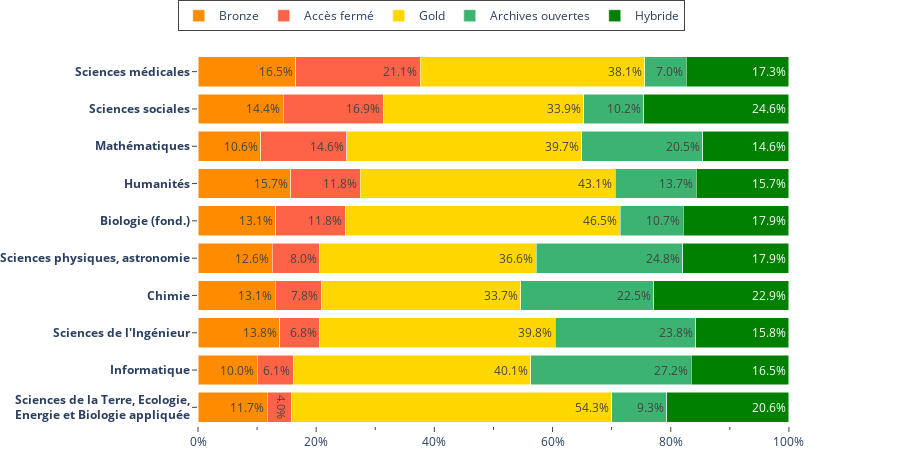

Notebook source saved alongside this figure:
### Code cell
colors = ["darkorange", "tomato",  "gold", "mediumseagreen", "green"]
legends = ['Bronze', 'Accès fermé', 'Gold', 'Archives ouvertes', 'Hybride']

# Le type de publication: ['bronze', 'closed', 'gold', 'green', 'hybrid']
type_publication_list = df_oa_discipline_global_type_perc.columns.values

# Le domaine de publication: ['Sciences de la Terre, Ecologie,\n Energie et Biologie appliquée', 'Mathématiques', ...]
# On 'convertit' la string en string HTML: en remplacant les '\n' par des '<br>' et ajoutant des balises de gras 
domain_publication_list = [domain.replace('\n', '<br>') for domain in df_oa_discipline_global_type_perc.index.values]
domain_publication_list = [f"<b>{domain}</b>" for domain in domain_publication_list]

fig = go.Figure()

# On traverse la DataFrame 'verticalement' par type de publications: ['bronze', 'closed', 'gold', 'green', 'hybrid']
for i, type_publi in enumerate(type_publication_list):
    
    # En X on a la valeur en pourcentages [0.08518519, 0.09183673469387756, 0.12742980561555076 ... ]
    x_list = df_oa_discipline_global_type_perc.loc[:, type_publi].values

    # En Y  on a le domaine de publication['Sciences de la Terre, Ecologie,\n Energie et Biologie appliquée', 'Mathématiques', ...]
    y_list = domain_publication_list

    # Infos supplémentaires: (nombre de publications pour ce type de publications, nombre total de publications pour ce domaine)
    # On utilise le même index, pour être sûr que les données sont alignés
    index = df_oa_discipline_global_type_perc.index
    custom_data  = np.stack([df_oa_discipline_global_type.loc[index, type_publi].values, df_oa_discipline_global_type.loc[index, "Total"].values], axis = -1)
    
    fig.add_trace(go.Bar(
        x = x_list,
        y = y_list,
        orientation = 'h',
        marker = dict(
            color = colors[i],
        ),
        
        # La légende
        name = legends[i], # ['Accès fermé', 'Libre éditeur', 'Gold', 'Archives ouvertes']

        # Infos supplémentaires: (nombre de publications pour ce type de publications, nombre total de publications pour ce domaine)
        customdata = custom_data,
        
        # L'affichage des infos supplémentaires au survol de la barre
        hovertemplate = '<b>%{y}</b>: %{customdata[1]} publications<br>' + f'<b>{legends[i]}</b>' + ': %{customdata[0]} publications (%{x})<extra></extra>',
        hoverlabel = dict(bgcolor ='#FFF'), # couleur de fond de la bulle

        # L'annotation du pourcentage sur la barre
        text = x_list,
        texttemplate= '%{text:.1%}',
        textposition= 'inside',
    
    ))

fig.update_layout(
    barmode='stack',
    template = "plotly_white",
    height = 450,
    # X-axis
    xaxis=dict(
        title_text = None,
        fixedrange = True,
        ticks = "outside",
        minor_ticks="outside",
        minor = dict(nticks=2), # Graduations tous les 10%
        tickformat = '.0%',
        showgrid=False,
        zeroline=False,
        showline=False,
    ),
    # Y-axis
    yaxis=dict(
        title_text= None,
        fixedrange = True,
        ticks = "outside",
        showgrid=False,
        zeroline=False,
        showline=False,
    ),
    # Legend
    showlegend= True,
    legend_title = None,
    legend = dict(
        orientation="h",
        traceorder = 'normal',
        yanchor = "middle",
        y= 1.10,
        xanchor= "center",
        x= 0.375,
        borderwidth=1
    ),
    # Margins
    margin=dict(t=0, b=0),
)

fig.show()

### Figure 1 — Plotly figure (JSON) as saved in the notebook; plotly's stock layout.template omitted (floating-point values rounded to 4 significant figures)
{"data": [{"customdata": [[29, 255], [28, 315], [57, 447], [64, 504], [33, 270], [858, 6680], [57, 377], [16, 173], [17, 121], [1359, 8293]], "hoverlabel": {"bgcolor": "#FFF"}, "hovertemplate": "<b>%{y}</b>: %{customdata[1]} publications<br><b>Bronze</b>: %{customdata[0]} publications (%{x})<extra></extra>", "marker": {"color": "darkorange"}, "name": "Bronze", "orientation": "h", "text": [0.1174, 0.1004, 0.1383, 0.1309, 0.126, 0.1312, 0.1566, 0.106, 0.1441, 0.1653], "textposition": "inside", "texttemplate": "%{text:.1%}", "type": "bar", "x": [0.1174, 0.1004, 0.1383, 0.1309, 0.126, 0.1312, 0.1566, 0.106, 0.1441, 0.1653], "y": ["<b>Sciences de la Terre, Ecologie,<br> Energie et Biologie appliquée</b>", "<b>Informatique</b>", "<b>Sciences de l'Ingénieur</b>", "<b>Chimie</b>", "<b>Sciences physiques, astronomie</b>", "<b>Biologie (fond.)</b>", "<b>Humanités</b>", "<b>Mathématiques</b>", "<b>Sciences sociales</b>", "<b>Sciences médicales</b>"]}, {"customdata": [[10, 255], [17, 315], [28, 447], [38, 504], [21, 270], [771, 6680], [43, 377], [22, 173], [20, 121], [1731, 8293]], "hoverlabel": {"bgcolor": "#FFF"}, "hovertemplate": "<b>%{y}</b>: %{customdata[1]} publications<br><b>Accès fermé</b>: %{customdata[0]} publications (%{x})<extra></extra>", "marker": {"color": "tomato"}, "name": "Accès fermé", "orientation": "h", "text": [0.04049, 0.06093, 0.06796, 0.07771, 0.08015, 0.1179, 0.1181, 0.1457, 0.1695, 0.2105], "textposition": "inside", "texttemplate": "%{text:.1%}", "type": "bar", "x": [0.04049, 0.06093, 0.06796, 0.07771, 0.08015, 0.1179, 0.1181, 0.1457, 0.1695, 0.2105], "y": ["<b>Sciences de la Terre, Ecologie,<br> Energie et Biologie appliquée</b>", "<b>Informatique</b>", "<b>Sciences de l'Ingénieur</b>", "<b>Chimie</b>", "<b>Sciences physiques, astronomie</b>", "<b>Biologie (fond.)</b>", "<b>Humanités</b>", "<b>Mathématiques</b>", "<b>Sciences sociales</b>", "<b>Sciences médicales</b>"]}, {"customdata": [[134, 255], [112, 315], [164, 447], [165, 504], [96, 270], [3042, 6680], [157, 377], [60, 173], [40, 121], [3129, 8293]], "hoverlabel": {"bgcolor": "#FFF"}, "hovertemplate": "<b>%{y}</b>: %{customdata[1]} publications<br><b>Gold</b>: %{customdata[0]} publications (%{x})<extra></extra>", "marker": {"color": "gold"}, "name": "Gold", "orientation": "h", "text": [0.5425, 0.4014, 0.3981, 0.3374, 0.3664, 0.4653, 0.4313, 0.3974, 0.339, 0.3805], "textposition": "inside", "texttemplate": "%{text:.1%}", "type": "bar", "x": [0.5425, 0.4014, 0.3981, 0.3374, 0.3664, 0.4653, 0.4313, 0.3974, 0.339, 0.3805], "y": ["<b>Sciences de la Terre, Ecologie,<br> Energie et Biologie appliquée</b>", "<b>Informatique</b>", "<b>Sciences de l'Ingénieur</b>", "<b>Chimie</b>", "<b>Sciences physiques, astronomie</b>", "<b>Biologie (fond.)</b>", "<b>Humanités</b>", "<b>Mathématiques</b>", "<b>Sciences sociales</b>", "<b>Sciences médicales</b>"]}, {"customdata": [[23, 255], [76, 315], [98, 447], [110, 504], [65, 270], [698, 6680], [50, 377], [31, 173], [12, 121], [578, 8293]], "hoverlabel": {"bgcolor": "#FFF"}, "hovertemplate": "<b>%{y}</b>: %{customdata[1]} publications<br><b>Archives ouvertes</b>: %{customdata[0]} publications (%{x})<extra></extra>", "marker": {"color": "mediumseagreen"}, "name": "Archives ouvertes", "orientation": "h", "text": [0.09312, 0.2724, 0.2379, 0.2249, 0.2481, 0.1068, 0.1374, 0.2053, 0.1017, 0.07029], "textposition": "inside", "texttemplate": "%{text:.1%}", "type": "bar", "x": [0.09312, 0.2724, 0.2379, 0.2249, 0.2481, 0.1068, 0.1374, 0.2053, 0.1017, 0.07029], "y": ["<b>Sciences de la Terre, Ecologie,<br> Energie et Biologie appliquée</b>", "<b>Informatique</b>", "<b>Sciences de l'Ingénieur</b>", "<b>Chimie</b>", "<b>Sciences physiques, astronomie</b>", "<b>Biologie (fond.)</b>", "<b>Humanités</b>", "<b>Mathématiques</b>", "<b>Sciences sociales</b>", "<b>Sciences médicales</b>"]}, {"customdata": [[51, 255], [46, 315], [65, 447], [112, 504], [47, 270], [1169, 6680], [57, 377], [22, 173], [29, 121], [1426, 8293]], "hoverlabel": {"bgcolor": "#FFF"}, "hovertemplate": "<b>%{y}</b>: %{customdata[1]} publications<br><b>Hybride</b>: %{customdata[0]} publications (%{x})<extra></extra>", "marker": {"color": "green"}, "name": "Hybride", "orientation": "h", "text": [0.2065, 0.1649, 0.1578, 0.229, 0.1794, 0.1788, 0.1566, 0.1457, 0.2458, 0.1734], "textposition": "inside", "texttemplate": "%{text:.1%}", "type": "bar", "x": [0.2065, 0.1649, 0.1578, 0.229, 0.1794, 0.1788, 0.1566, 0.1457, 0.2458, 0.1734], "y": ["<b>Sciences de la Terre, Ecologie,<br> Energie et Biologie appliquée</b>", "<b>Informatique</b>", "<b>Sciences de l'Ingénieur</b>", "<b>Chimie</b>", "<b>Sciences physiques, astronomie</b>", "<b>Biologie (fond.)</b>", "<b>Humanités</b>", "<b>Mathématiques</b>", "<b>Sciences sociales</b>", "<b>Sciences médicales</b>"]}], "layout": {"barmode": "stack", "height": 450, "legend": {"borderwidth": 1, "orientation": "h", "title": {}, "traceorder": "normal", "x": 0.375, "xanchor": "center", "y": 1.1, "yanchor": "middle"}, "margin": {"b": 0, "t": 0}, "showlegend": true, "xaxis": {"fixedrange": true, "minor": {"nticks": 2, "ticks": "outside"}, "showgrid": false, "showline": false, "tickformat": ".0%", "ticks": "outside", "zeroline": false}, "yaxis": {"fixedrange": true, "showgrid": false, "showline": false, "ticks": "outside", "zeroline": false}}}
